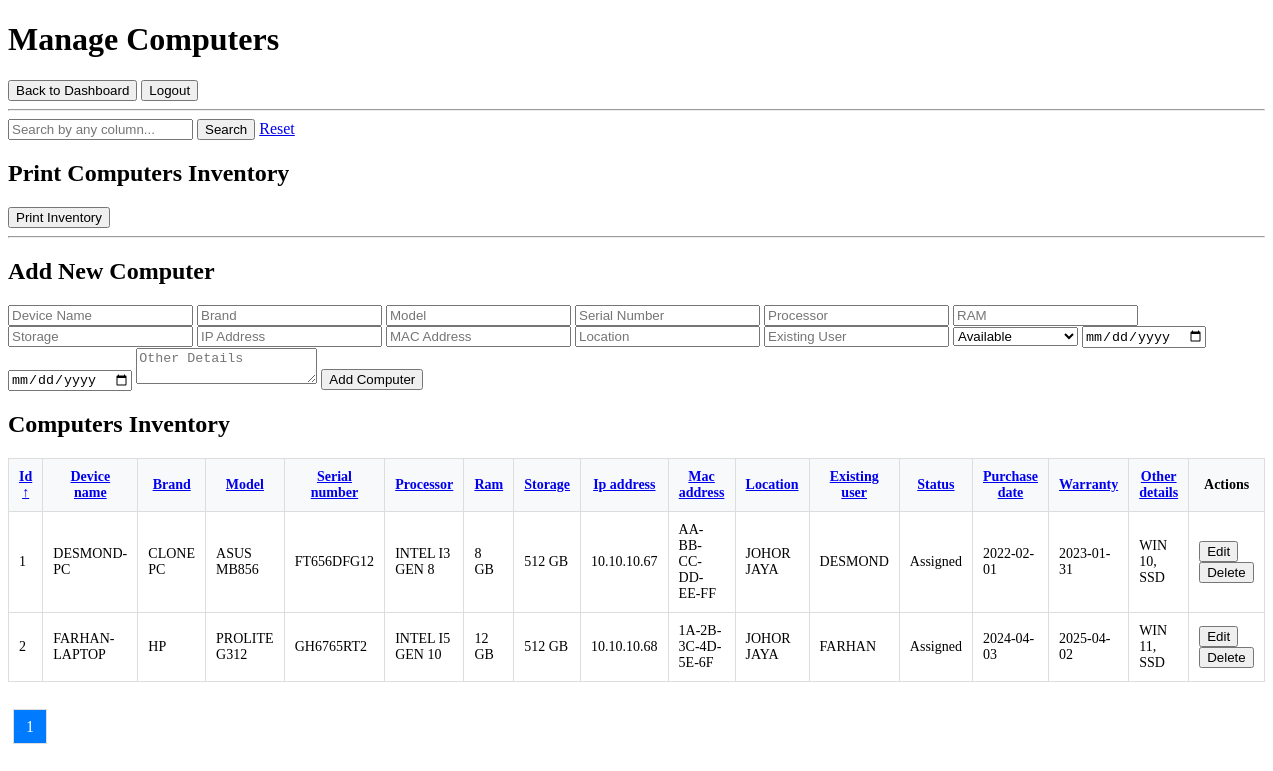
The page /manage_computers.php (signed in) on the database its author committed.
### tables this page shows
CREATE TABLE `computers` (
  `id` int(11) NOT NULL,
  `device_name` varchar(100) NOT NULL,
  `brand` varchar(50) DEFAULT NULL,
  `serial_number` varchar(100) DEFAULT NULL,
  `model` varchar(50) DEFAULT NULL,
  `processor` varchar(50) DEFAULT NULL,
  `ram` varchar(50) DEFAULT NULL,
  `storage` varchar(50) DEFAULT NULL,
  `ip_address` varchar(50) DEFAULT NULL,
  `mac_address` varchar(50) DEFAULT NULL,
  `location` varchar(100) DEFAULT NULL,
  `existing_user` varchar(100) DEFAULT NULL,
  `status` enum('Available','Assigned','Under Repair','Decommissioned') DEFAULT NULL,
  `purchase_date` date DEFAULT NULL,
  `warranty` date DEFAULT NULL,
  `other_details` text DEFAULT NULL
);

### manage_computers.php (the view, shortened to what this page needs)
<?php
require_once 'includes/db.php';
$permission = $_SESSION['access_permission'];
$search = $_GET['search'] ?? '';
$sort_column = $_GET['sort'] ?? 'id';
$sort_direction = $_GET['dir'] ?? 'ASC';
$valid_columns = ['id', 'device_name', 'brand', 'model', 'serial_number', 'processor', 'ram', 'storage', 'ip_address', 'mac_address', 'location', 'existing_user', 'status', 'purchase_date', 'warranty', 'other_details'];
$page = isset($_GET['page']) ? (int)$_GET['page'] : 1;
$items_per_page = 10;
$offset = ($page - 1) * $items_per_page;
$query = "SELECT * FROM computers WHERE 1=1";
$query .= " ORDER BY $sort_column $sort_direction LIMIT :limit OFFSET :offset";
$stmt = $pdo->prepare($query);
$stmt->bindValue(':limit', $items_per_page, PDO::PARAM_INT);
$stmt->bindValue(':offset', $offset, PDO::PARAM_INT);
$stmt->execute();
$computers = $stmt->fetchAll(PDO::FETCH_ASSOC);
$total_items_query = "SELECT COUNT(*) FROM computers WHERE 1=1";
$total_items_stmt = $pdo->prepare($total_items_query);
$total_items_stmt->execute();
$total_items = $total_items_stmt->fetchColumn();
$total_pages = ceil($total_items / $items_per_page);
$edit_computer = null;
?>
<!DOCTYPE html>
<html>
<head>
    <link rel="stylesheet" href="css/style.css">
</head>
<body>
    <h1>Manage Computers</h1>
    <a href="dashboard.php"><button>Back to Dashboard</button></a>
    <a href="logout.php"><button>Logout</button></a>
    <hr>
    <form method="GET" style="margin-bottom: 20px;">
        <input type="text" name="search" placeholder="Search by any column..." value="<?= htmlspecialchars($search) ?>">
        <button type="submit">Search</button>
        <a href="manage_computers.php">Reset</a>
    </form>
    <h2>Print Computers Inventory</h2>
    <a href="print_computers.php" target="_blank"><button>Print Inventory</button></a>
    <hr>
    <?php if (!$edit_computer && in_array($permission, ['add', 'edit', 'admin'])): ?>
        <h2>Add New Computer</h2>
        <form method="POST">
            <input type="text" name="device_name" placeholder="Device Name" required>
            <input type="text" name="brand" placeholder="Brand" required>
            <input type="text" name="model" placeholder="Model" required>
            <input type="text" name="serial_number" placeholder="Serial Number" required>
            <input type="text" name="processor" placeholder="Processor">
            <input type="text" name="ram" placeholder="RAM">
            <input type="text" name="storage" placeholder="Storage">
            <input type="text" name="ip_address" placeholder="IP Address">
            <input type="text" name="mac_address" placeholder="MAC Address">
            <input type="text" name="location" placeholder="Location">
            <input type="text" name="existing_user" placeholder="Existing User">
            <select name="status">
                <option value="Available">Available</option>
            </select>
            <input type="date" name="purchase_date" placeholder="Purchase Date">
            <input type="date" name="warranty" placeholder="Warranty Date">
            <textarea name="other_details" placeholder="Other Details"></textarea>
            <button type="submit" name="add_computer">Add Computer</button>
        </form>
    <?php endif; ?>
    <h2>Computers Inventory</h2>
    <table>
        <thead>
            <tr>
                <?php foreach ($valid_columns as $column): ?>
                    <th>
                        <a href="?sort=<?= $column ?>&dir=<?= ($sort_column === $column && $sort_direction === 'ASC') ? 'DESC' : 'ASC' ?>">
                            <?= ucfirst(str_replace('_', ' ', $column)) ?>
                            <?= ($sort_column === $column) ? ($sort_direction === 'ASC' ? '↑' : '↓') : '' ?>
                        </a>
                    </th>
                <?php endforeach; ?>
                <th>Actions</th>
            </tr>
        </thead>
        <tbody>
            <?php foreach ($computers as $computer): ?>
                <tr>
                    <?php foreach ($valid_columns as $column): ?>
                        <td><?= htmlspecialchars($computer[$column]) ?></td>
                    <?php endforeach; ?>
                    <td>
                        <?php if (in_array($permission, ['edit', 'admin'])): ?>
                            <a href="?edit_id=<?= $computer['id'] ?>"><button>Edit</button></a>
                            <form method="POST" style="display: inline;">
                                <button type="submit" name="delete_computer">Delete</button>
                            </form>
                        <?php endif; ?>
                    </td>
                </tr>
            <?php endforeach; ?>
        </tbody>
    </table>
     <br><br>
    <div class="pagination">
        <?php for ($i = 1; $i <= $total_pages; $i++): ?>
            <a href="?page=<?= $i ?>&search=<?= htmlspecialchars($search) ?>&sort=<?= htmlspecialchars($sort_column) ?>&dir=<?= htmlspecialchars($sort_direction) ?>" class="<?= $i === $page ? 'active' : '' ?>"><?= $i ?></a>
        <?php endfor; ?>
    </div>
    <br>
</body>
</html>

### manage_computers.php (style rules this page uses)
table { width: 100%; border-collapse: collapse; }
table th, table td { padding: 10px; border: 1px solid #ddd; font-size: 14px; }
table th { background-color: #f8f9fa; font-size: 14px; }
.pagination a { padding: 8px 12px; margin: 5px; border: 1px solid #ddd; text-decoration: none; color: #007BFF; }
.pagination a.active { background-color: #007BFF; color: white; }

### rows shown on the page
computers: id "1", device_name "DESMOND-PC", brand "CLONE PC", model "ASUS MB856", serial_number "FT656DFG12", processor "INTEL I3 GEN 8", ram "8 GB", storage "512 GB", ip_address "10.10.10.67", mac_address "AA-BB-CC-DD-EE-FF", location "JOHOR JAYA", existing_user "DESMOND", status "Assigned", purchase_date "2022-02-01", warranty "2023-01-31", other_details "WIN 10, SSD"
computers: id "2", device_name "FARHAN-LAPTOP", brand "HP", model "PROLITE G312", serial_number "GH6765RT2", processor "INTEL I5 GEN 10", ram "12 GB", storage "512 GB", ip_address "10.10.10.68", mac_address "1A-2B-3C-4D-5E-6F", location "JOHOR JAYA", existing_user "FARHAN", status "Assigned", purchase_date "2024-04-03", warranty "2025-04-02", other_details "WIN 11, SSD"

### other values the page prints
str_replace('_', ' ', $column) "Id"
str_replace('_', ' ', $column) "Device name"
str_replace('_', ' ', $column) "Brand"
str_replace('_', ' ', $column) "Model"
str_replace('_', ' ', $column) "Serial number"
str_replace('_', ' ', $column) "Processor"
str_replace('_', ' ', $column) "Ram"
str_replace('_', ' ', $column) "Storage"
str_replace('_', ' ', $column) "Ip address"
str_replace('_', ' ', $column) "Mac address"
str_replace('_', ' ', $column) "Location"
str_replace('_', ' ', $column) "Existing user"
str_replace('_', ' ', $column) "Status"
str_replace('_', ' ', $column) "Purchase date"
str_replace('_', ' ', $column) "Warranty"
